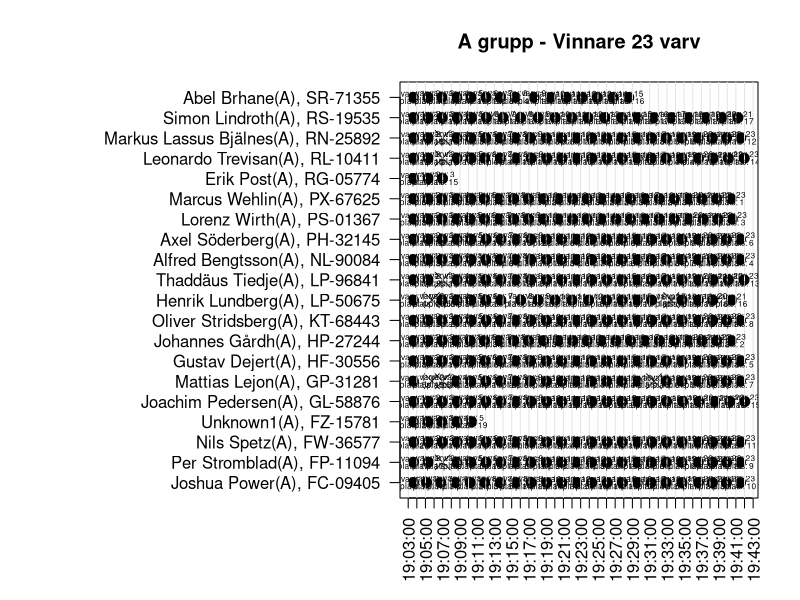
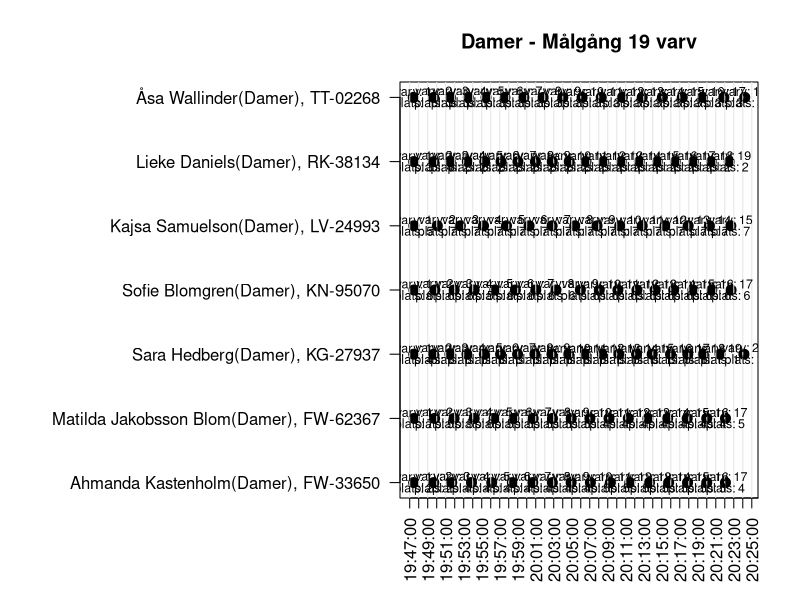
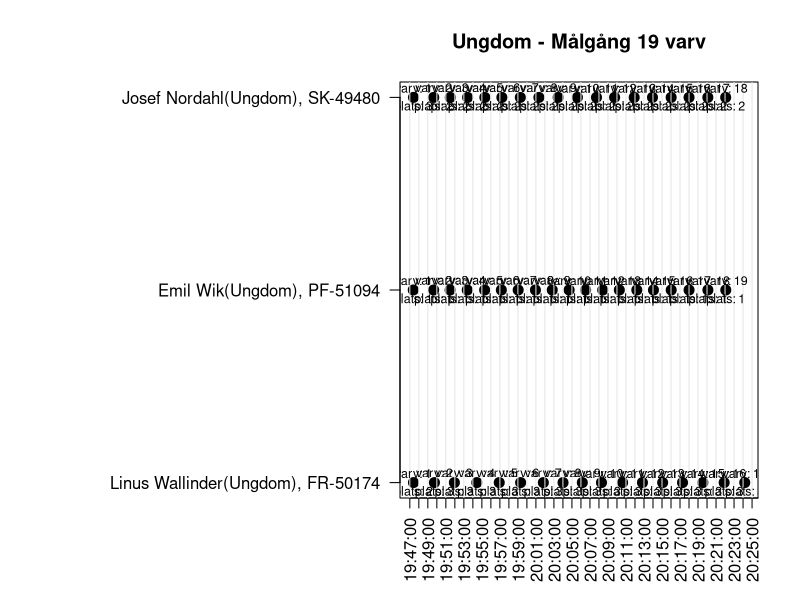
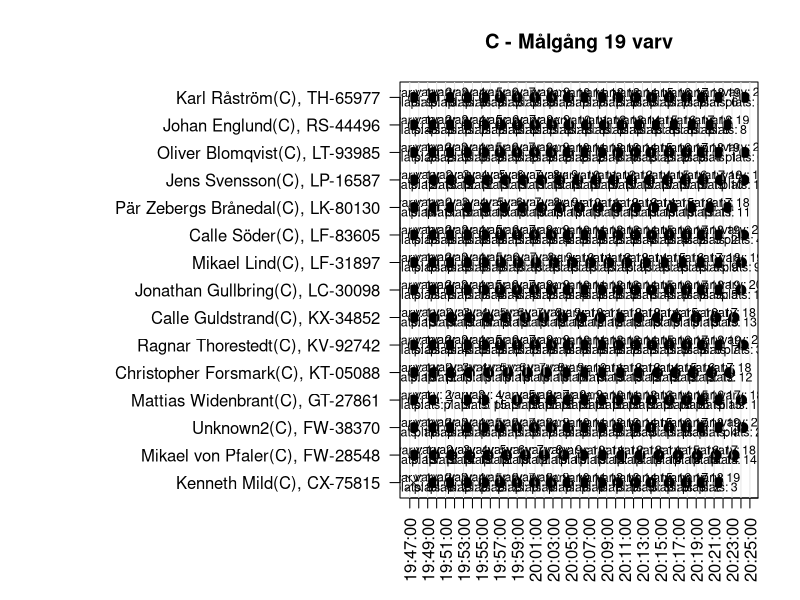
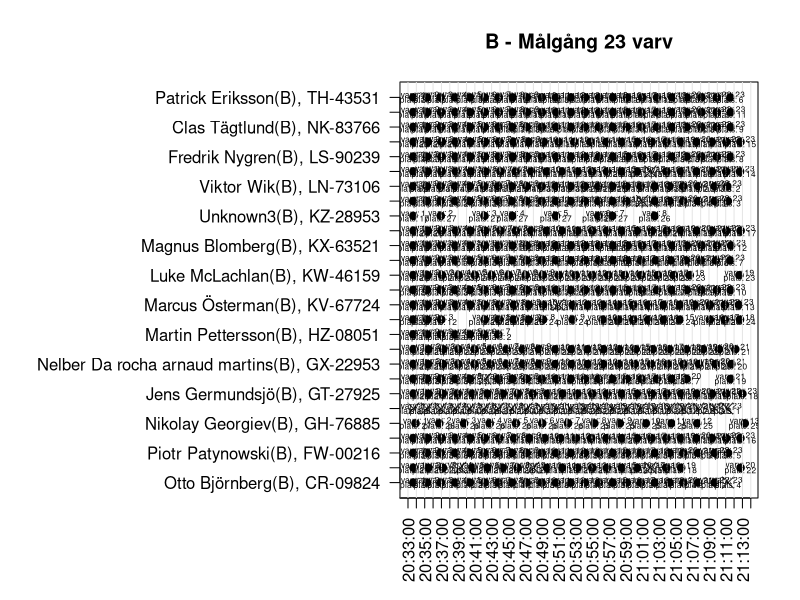

Here is the R script that generated these plots, in order:
library(readxl)

## Read the startlist
startlist <- readxl::read_xlsx("startlist.xlsx")

## Read the results and som manual entries
df <- read.table("20250806-212445-0212BD-SF.txt")
df2 <- read.table("extradata.txt")
names(df) <- c("pass", "chip", "info", "date", "time", "info1", "info2")
names(df2) <- c("pass", "chip", "info", "date", "time", "info1", "info2")
df$type <- "chip_read"
df2$type <- "manual"
df <- rbind(df, df2)
df$type <- c("black", "grey10")[as.numeric(as.factor(df$type))]
df$pch <- c(20, 4)[as.numeric(as.factor(df$type))]
df$datetime <- as.POSIXlt(paste(df$date, df$time), format = "%Y-%m-%d %H:%M:%OS")

## Add the name and class to the results
df$name <- startlist$Namn[match(df$chip, startlist$ChipNr)]
df$class <- startlist$Klass[match(df$chip, startlist$ChipNr)]

## limit to just today
df <- df[df$datetime >= as.POSIXlt("2025-08-06 18:50:00.000", format = "%Y-%m-%d %H:%M:%OS"), ]

## Check for anyone with no Chip times:
startlist[!startlist$ChipNr %in% df$chip, ]
## We know that Henrik Holm started and was first in B


## Graph the results of A
svg("A.svg", width = 24, height = 12)
par(mar = c(5.1, 20, 4.1, 2.1))
cutoff1 <- as.POSIXlt("2025-08-06 19:03:00.000", format = "%Y-%m-%d %H:%M:%OS")
cutoff2 <- as.POSIXlt("2025-08-06 19:43:00.000", format = "%Y-%m-%d %H:%M:%OS")
df2 <- df[df$datetime > cutoff1 & df$datetime < cutoff2, ]
df2 <- df2[order(df2$chip, df2$datetime), ]
df2$chip <- as.factor(df2$chip)
##
## Add the lap number
df2$lap <- as.numeric(ave(df2$datetime, df2$chip, FUN = rank))
df2$placing <- as.numeric(ave(df2$datetime, df2$lap, FUN = rank))
##
plot(y = df2$chip, x = df2$datetime,
     type = "p", pch = df2$pch, yaxt = "n",
     ylab = "", xlab = "", xaxt = "n",
     main = "A grupp - Vinnare 23 varv", col = df2$type, cex = 2)
labsy <- levels(df2$chip)
name <- startlist$Namn[match(labsy, startlist$ChipNr)]
class <- startlist$Klass[match(labsy, startlist$ChipNr)]
axis(side = 2, at = sort(as.numeric(unique(df2$chip))),
     labels = paste0(name, "(", class, ")", ", ", labsy), las = 1)
labsx <- seq(from = cutoff1,
             to = cutoff2,
             length.out = 41)
labsx <- format(as.POSIXlt(labsx), "%H:%M:%S")
times <- seq(from = cutoff1,
             to = cutoff2,
             length.out = 41)
axis(side = 1, at = times, las = 2, labels = labsx)
abline(v = times, col = "grey90")
## Add lap number and rank
text(x = df2$datetime,
     y = as.numeric(df2$chip) + 0.2,
     labels = paste0("varv: ", df2$lap), cex = 0.5)
text(x = df2$datetime,
     y = as.numeric(df2$chip) - 0.2,
     labels = paste0("plats: ", df2$placing), cex = 0.5)
dev.off()

svg("Damer.svg", width = 24, height = 12)
par(mar = c(5.1, 20, 4.1, 2.1))
cutoff1 <- as.POSIXlt("2025-08-06 19:47:00.000", format = "%Y-%m-%d %H:%M:%OS")
cutoff2 <- as.POSIXlt("2025-08-06 20:27:00.000", format = "%Y-%m-%d %H:%M:%OS")
df2 <- df[df$datetime > cutoff1 & df$datetime < cutoff2 & df$class == "Damer", ]
df2 <- df2[order(df2$chip, df2$datetime), ]
df2$chip <- as.factor(df2$chip)
##
## Add the lap number
df2$lap <- as.numeric(ave(df2$datetime, df2$chip, FUN = rank))
df2$placing <- as.numeric(ave(df2$datetime, df2$lap, FUN = rank))
##
plot(y = df2$chip, x = df2$datetime,
     type = "p", pch = df2$pch, yaxt = "n",
     ylab = "", xlab = "", xaxt = "n",
     main = "Damer - Målgång 19 varv", col = df2$type, cex = 2)
labsy <- levels(df2$chip)
name <- startlist$Namn[match(labsy, startlist$ChipNr)]
class <- startlist$Klass[match(labsy, startlist$ChipNr)]
axis(side = 2, at = sort(as.numeric(unique(df2$chip))),
     labels = paste0(name, "(", class, ")", ", ", labsy), las = 1)
labsx <- seq(from = cutoff1,
             to = cutoff2,
             length.out = 41)
labsx <- format(as.POSIXlt(labsx), "%H:%M:%S")
times <- seq(from = cutoff1,
             to = cutoff2,
             length.out = 41)
axis(side = 1, at = times, las = 2, labels = labsx)
abline(v = times, col = "grey90")
## Add lap number and rank
text(x = df2$datetime,
     y = as.numeric(df2$chip) + 0.1,
     labels = paste0("varv: ", df2$lap), cex = 0.75)
text(x = df2$datetime,
     y = as.numeric(df2$chip) - 0.1,
     labels = paste0("plats: ", df2$placing), cex = 0.75)
dev.off()

svg("Ungdomar.svg", width = 24, height = 6)
par(mar = c(5.1, 20, 4.1, 2.1))
cutoff1 <- as.POSIXlt("2025-08-06 19:47:00.000", format = "%Y-%m-%d %H:%M:%OS")
cutoff2 <- as.POSIXlt("2025-08-06 20:27:00.000", format = "%Y-%m-%d %H:%M:%OS")
df2 <- df[df$datetime > cutoff1 & df$datetime < cutoff2 & df$class == "Ungdom", ]
df2 <- df2[order(df2$chip, df2$datetime), ]
df2$chip <- as.factor(df2$chip)
##
## Add the lap number
df2$lap <- as.numeric(ave(df2$datetime, df2$chip, FUN = rank))
df2$placing <- as.numeric(ave(df2$datetime, df2$lap, FUN = rank))
##
plot(y = df2$chip, x = df2$datetime,
     type = "p", pch = df2$pch, yaxt = "n",
     ylab = "", xlab = "", xaxt = "n",
     main = "Ungdom - Målgång 19 varv", col = df2$type, cex = 2)
labsy <- levels(df2$chip)
name <- startlist$Namn[match(labsy, startlist$ChipNr)]
class <- startlist$Klass[match(labsy, startlist$ChipNr)]
axis(side = 2, at = sort(as.numeric(unique(df2$chip))),
     labels = paste0(name, "(", class, ")", ", ", labsy), las = 1)
labsx <- seq(from = cutoff1,
             to = cutoff2,
             length.out = 41)
labsx <- format(as.POSIXlt(labsx), "%H:%M:%S")
times <- seq(from = cutoff1,
             to = cutoff2,
             length.out = 41)
axis(side = 1, at = times, las = 2, labels = labsx)
abline(v = times, col = "grey90")
## Add lap number and rank
text(x = df2$datetime,
     y = as.numeric(df2$chip) + 0.05,
     labels = paste0("varv: ", df2$lap), cex = 0.75)
text(x = df2$datetime,
     y = as.numeric(df2$chip) - 0.05,
     labels = paste0("plats: ", df2$placing), cex = 0.75)
dev.off()

svg("C.svg", width = 24, height = 12)
par(mar = c(5.1, 20, 4.1, 2.1))
cutoff1 <- as.POSIXlt("2025-08-06 19:47:00.000", format = "%Y-%m-%d %H:%M:%OS")
cutoff2 <- as.POSIXlt("2025-08-06 20:27:00.000", format = "%Y-%m-%d %H:%M:%OS")
df2 <- df[df$datetime > cutoff1 & df$datetime < cutoff2 & df$class == "C", ]
df2 <- df2[order(df2$chip, df2$datetime), ]
df2$chip <- as.factor(df2$chip)
##
## Add the lap number
df2$lap <- as.numeric(ave(df2$datetime, df2$chip, FUN = rank))
df2$placing <- as.numeric(ave(df2$datetime, df2$lap, FUN = rank))
##
plot(y = df2$chip, x = df2$datetime,
     type = "p", pch = df2$pch, yaxt = "n",
     ylab = "", xlab = "", xaxt = "n",
     main = "C - Målgång 19 varv", col = df2$type, cex = 2)
labsy <- levels(df2$chip)
name <- startlist$Namn[match(labsy, startlist$ChipNr)]
class <- startlist$Klass[match(labsy, startlist$ChipNr)]
axis(side = 2, at = sort(as.numeric(unique(df2$chip))),
     labels = paste0(name, "(", class, ")", ", ", labsy), las = 1)
labsx <- seq(from = cutoff1,
             to = cutoff2,
             length.out = 41)
labsx <- format(as.POSIXlt(labsx), "%H:%M:%S")
times <- seq(from = cutoff1,
             to = cutoff2,
             length.out = 41)
axis(side = 1, at = times, las = 2, labels = labsx)
abline(v = times, col = "grey90")
## Add lap number and rank
text(x = df2$datetime,
     y = as.numeric(df2$chip) + 0.2,
     labels = paste0("varv: ", df2$lap), cex = 0.75)
text(x = df2$datetime,
     y = as.numeric(df2$chip) - 0.2,
     labels = paste0("plats: ", df2$placing), cex = 0.75)
dev.off()

svg("B.svg", width = 24, height = 12)
par(mar = c(5.1, 20, 4.1, 2.1))
cutoff1 <- as.POSIXlt("2025-08-06 20:32:00.000", format = "%Y-%m-%d %H:%M:%OS")
cutoff2 <- as.POSIXlt("2025-08-06 21:14:00.000", format = "%Y-%m-%d %H:%M:%OS")
df2 <- df[df$datetime > cutoff1 & df$datetime < cutoff2 & df$class == "B", ]
df2 <- df2[order(df2$chip, df2$datetime), ]
df2$chip <- as.factor(df2$chip)
##
## Add the lap number
df2$lap <- as.numeric(ave(df2$datetime, df2$chip, FUN = rank))
df2$placing <- as.numeric(ave(df2$datetime, df2$lap, FUN = rank))
##
plot(y = df2$chip, x = df2$datetime,
     type = "p", pch = df2$pch, yaxt = "n",
     ylab = "", xlab = "", xaxt = "n",
     main = "B - Målgång 23 varv", col = df2$type, cex = 1.5)
labsy <- levels(df2$chip)
name <- startlist$Namn[match(labsy, startlist$ChipNr)]
class <- startlist$Klass[match(labsy, startlist$ChipNr)]
axis(side = 2, at = sort(as.numeric(unique(df2$chip))),
     labels = paste0(name, "(", class, ")", ", ", labsy), las = 1)
labsx <- seq(from = cutoff1,
             to = cutoff2,
             length.out = 43)
labsx <- format(as.POSIXlt(labsx), "%H:%M:%S")
times <- seq(from = cutoff1,
             to = cutoff2,
             length.out = 43)
axis(side = 1, at = times, las = 2, labels = labsx)
abline(v = times, col = "grey90")
## Add lap number and rank
text(x = df2$datetime,
     y = as.numeric(df2$chip) + 0.2,
     labels = paste0("varv: ", df2$lap), cex = 0.5)
text(x = df2$datetime,
     y = as.numeric(df2$chip) - 0.2,
     labels = paste0("plats: ", df2$placing), cex = 0.5)
dev.off()
